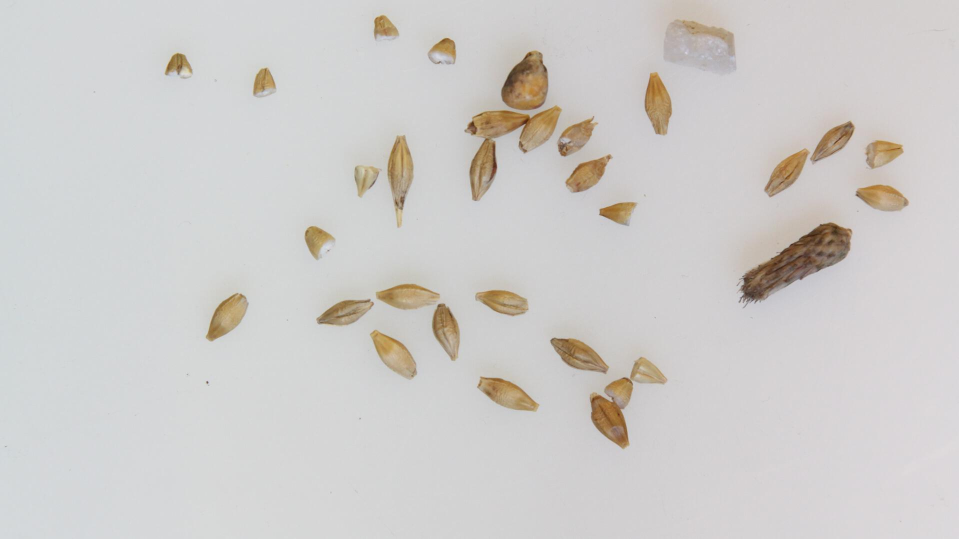
#> input picture 1/sIMG_2528.jpg, 1918 x 1077 px (shown at 1/2 size)
$ python src.py   (older library calls are emulated)
#> lines starting #> are read from the running program, lines starting #| are printed output that depends on the picture; after the words box and inside, x2 and y2 are one past the last pixel; in counts of white or black regions, pixels touching at a corner belong together
import cv2
import numpy as np
#import matplotlib
import matplotlib.pyplot as plt
#matplotlib.use('Agg')


def switch(argument):

    switcher = {
        0: '/Users/michal/XcodeProjects/OpenCVTempl/opencv_templ/lena.png',
        1: '1/sIMG_2528.jpg',
        2: '1/sIMG_2529.jpg',
        3: '1/sIMG_2530.jpg',
        4: '1/sIMG_2531.jpg',
        5: '1/sIMG_2532.jpg',
        6: '1/sIMG_2533.jpg',
    }
    return switcher.get(argument)


def negative(array):

    for i in range(0, len(array)):
        for j in range(0, len(array[i])):
            if array[i][j] == 250:
                array[i][j] = 0
            else:
                array[i][j] = 250
    return array


def plot_step_by_step(images, name):

    img_start = images[0]
    img_blurred = images[1]
    img_thresholded = images[2]
    img_opened = images[3]
    img_contoured = images[4]
    img_final = images[5]
    img_final = img_final[:, :, ::-1]  # zmiana BGR (openCV) na RGB (matplotlib)

    fig = plt.figure()
    plt.subplots_adjust(left=0.05, bottom=0.05, right=0.95, top=0.95,
                    wspace=0.05, hspace=0.05)

    plt.subplot(231), plt.imshow(img_start, cmap='gray', interpolation='bicubic'), plt.title('1, Orginal')
    plt.xticks([]), plt.yticks([])  # to hide tick values on X and Y axis

    plt.subplot(232), plt.imshow(img_blurred, cmap='gray', interpolation='bicubic'), plt.title('2. Blurred')
    plt.xticks([]), plt.yticks([])

    plt.subplot(233), plt.imshow(img_thresholded, cmap='gray', interpolation='bicubic'), plt.title('2. Thresholded')
    plt.xticks([]), plt.yticks([])

    plt.subplot(234), plt.imshow(img_opened, cmap='gray', interpolation='bicubic'), plt.title('4. Opened')
    plt.xticks([]), plt.yticks([])

    plt.subplot(235), plt.imshow(img_contoured, cmap='gray', interpolation='bicubic'), plt.title('5. Contoured')
    plt.xticks([]), plt.yticks([])

    plt.subplot(236), plt.imshow(img_final, cmap='cool', interpolation='bicubic'), plt.title('6. Final')
    plt.xticks([]), plt.yticks([])

    name = "results/algorithm" + str(name)
    plt.savefig(name)
    plt.close(fig)


def plot_final(image, name):

    image = image[:, :, ::-1]  # zmiana BGR (openCV) na RGB (matplotlib)
    fig = plt.figure()
    plt.imshow(image, cmap='cool', interpolation='bicubic'), plt.title('Result of recognition')
    plt.xticks([]), plt.yticks([])
    fig.tight_layout()
    name = "results/final" + str(name)
    plt.savefig(name, dpi=500)
    plt.close(fig)


def main(snapshot):

#> called with snapshot = 1
    font = cv2.FONT_HERSHEY_SIMPLEX

    img = cv2.imread(switch(snapshot), 0)
#> img: shape (1077, 1918); min 35, max 223, mean 204.8
    img_colour = cv2.imread(switch(snapshot), 1)
#> img_colour is the input picture: shape (1077, 1918, 3); mean B, G, R 202.3, 204.3, 206.6

    height, width = img.shape[:2]
#> height = 1077; width = 1918
    if width > 800:
        ratio = (width-800)/width
#> ratio = 0.583
        height = int(ratio*height)
#> height = 627
        width = int(ratio*width)
#> width = 1118
        img = cv2.resize(img, (width, height), interpolation = cv2.INTER_CUBIC)
#> img: shape (627, 1118)
        img_colour = cv2.resize(img_colour, (width, height), interpolation = cv2.INTER_CUBIC)
#> img_colour: shape (627, 1118, 3)
    # cv2.imshow('Bazowy',img_colour)
    # cv2.waitKey(0)

    blur = np.array(img)
    blur = cv2.GaussianBlur(blur, (15, 15), 0)
    # cv2.imshow('wygladzony',blur)
    # cv2.waitKey(0)

    ret, thresh = cv2.threshold(blur, 127, 250, cv2.THRESH_OTSU)
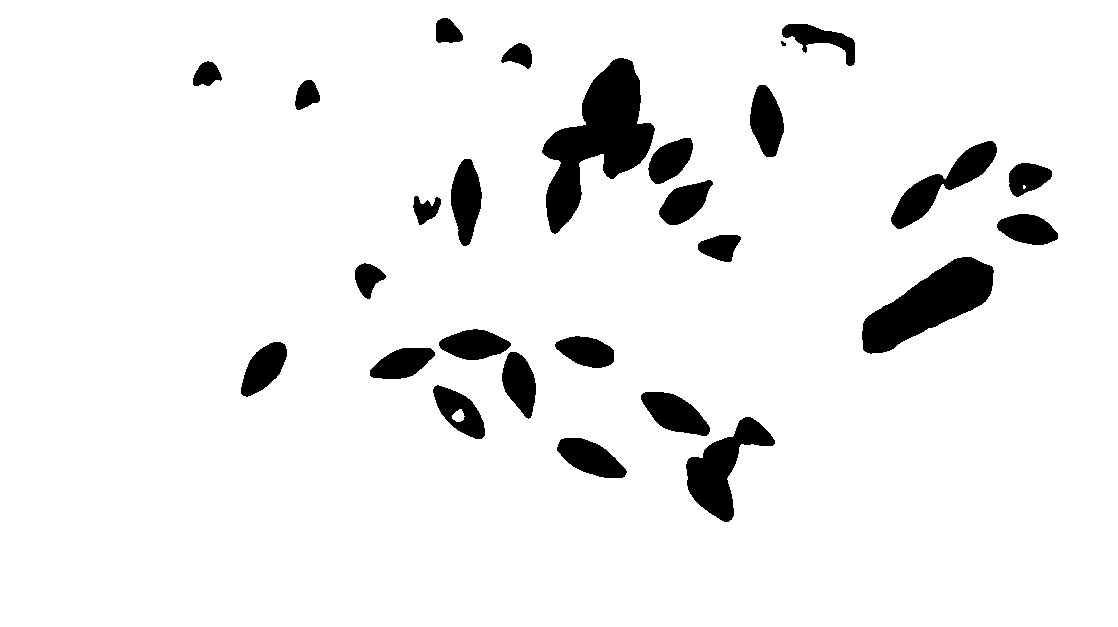
#> thresh: shape (627, 1118); values 0 (black) and 250 (white), 93.2% white; 27 black regions (1 under 20 px), largest, box (x1, y1, x2, y2) and area: (542, 58, 655, 234) 8864, (862, 257, 994, 354) 6261, (686, 417, 775, 522) 3783
#> ret = 176
    # cv2.imshow('progowany',thresh)
    # cv2.waitKey(0)

    thresh = negative(thresh)
    kernel1 = np.ones((5, 5), np.uint8)  # noise removal
    opening = cv2.erode(thresh, kernel1, iterations=1)
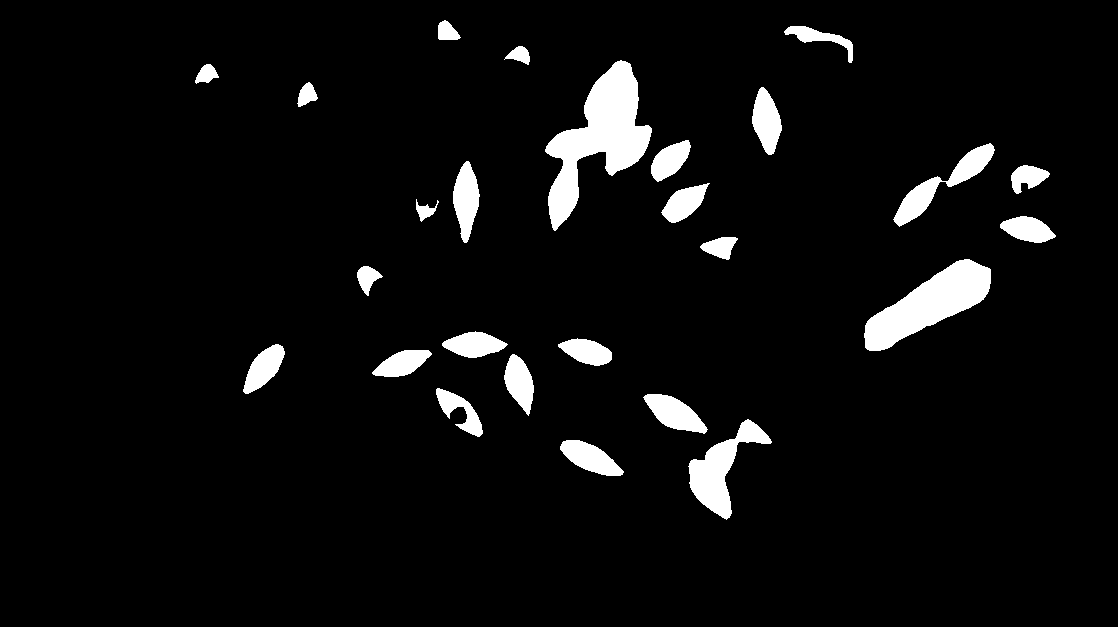
#> opening: shape (627, 1118); values 0 (black) and 250 (white), 5.2% white; 26 white regions, largest, box (x1, y1, x2, y2) and area: (545, 60, 652, 231) 7517, (864, 259, 991, 351) 5364, (688, 419, 772, 520) 2975
    opening = cv2.morphologyEx(opening, cv2.MORPH_OPEN, kernel1, iterations=1)
#> opening: shape (627, 1118); values 0 (black) and 250 (white), 5.2% white; 27 white regions, largest, box (x1, y1, x2, y2) and area: (546, 61, 652, 229) 7493, (864, 259, 991, 351) 5364, (689, 420, 771, 518) 2950
    opening = negative(opening)
#> after the loop in negative (call 2), `for i in range(0, len(array)):`:
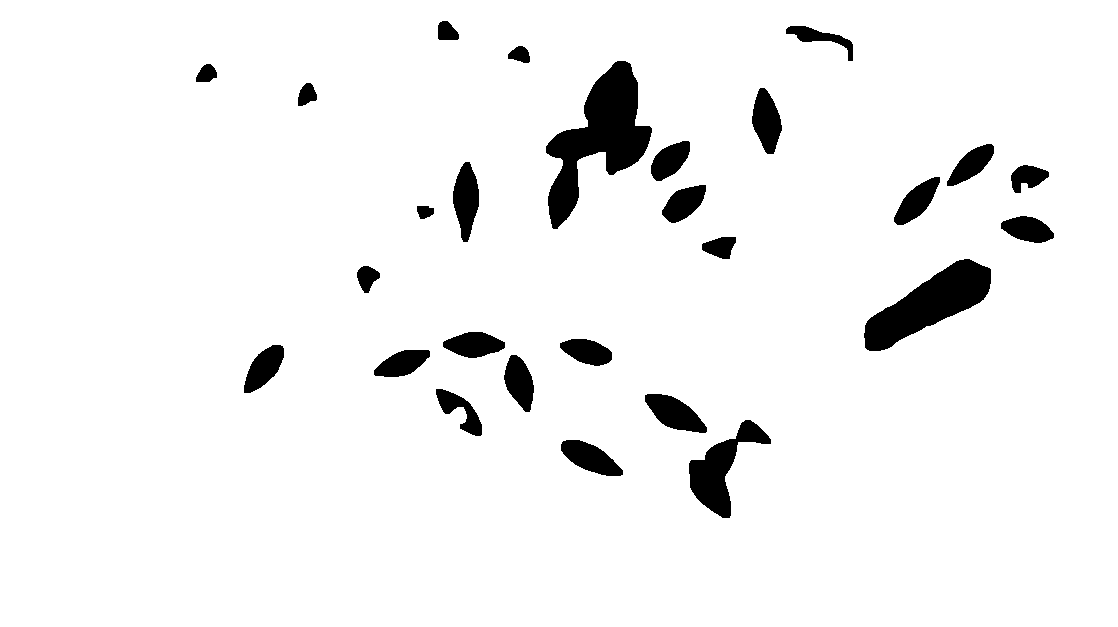
#> array: shape (627, 1118); values 0 (black) and 250 (white), 94.8% white; 27 black regions
    # cv2.imshow('dylatacja+erozja', opening)
    # cv2.waitKey(0)

    _, contours, hierarchy = cv2.findContours(opening, 1, 2)  # (_, mode, method)
#> contours = 28 contours; largest, box (x1, y1, x2, y2) and area: (0, 0, 1118, 627) 699242, (545, 60, 653, 230) 7732, (863, 258, 992, 352) 5514, (688, 419, 772, 519) 3090, (452, 161, 480, 243) 1478
    contoured = np.array(img)
    cv2.drawContours(contoured, contours, -1, (0, 255, 0), 3)
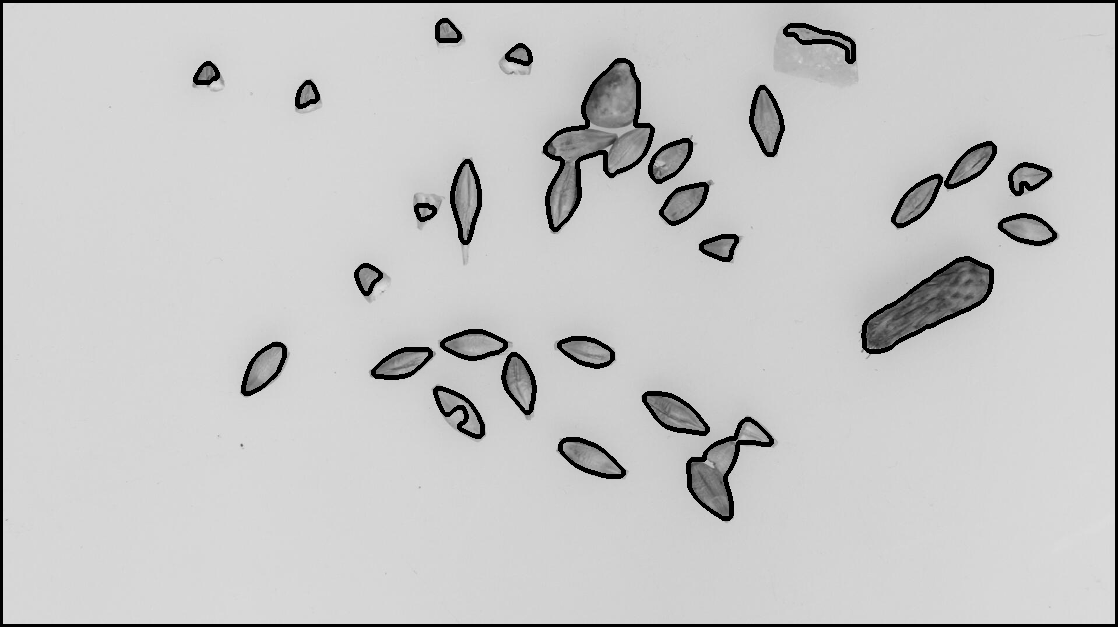
#> contoured: shape (627, 1118); min 0, max 222, mean 197.5
    # cv2.imshow('kontury',contoured)
    # cv2.waitKey(0)

    n_barley = 0;
    n_halves = 0;
    n_groups = 0;
    for i in contours:
        size, _, _ = np.shape(i)
        if size > 5:
            ellipse = cv2.fitEllipse(i)
            area = cv2.contourArea(i)
            x, y, w, h = cv2.boundingRect(i)
            aspect_ratio = float(w) / h
            # text = "Area" + str(area) + "aspect" + str(aspect_ratio)
            '''assign ellipse to class'''
            if 900 < area < 1500:
                n_barley += 1
                cv2.ellipse(img_colour, ellipse, (0, 255, 0), 2)
            elif area <= 900:
                n_halves += 1
                cv2.ellipse(img_colour, ellipse,  (0, 255, 255), 2)
            elif 1500 < area < 8000:
                n_groups += 1
                cv2.ellipse(img_colour, ellipse, (0, 0, 255), 2)
#> this loop made 28 passes
#> (size, ellipse, area, x, y, w, h, aspect_ratio) on passes 1 to 9: (62, ((589.9, 457.5), (25.97, 68.55), 115.9), 1357.5, 560, 439, 64, 38, 1.68), (115, ((726.7, 469.3), (62, 99.8), 39.88), 3090, 688, 419, 84, 100, 0.84), (60, ((674.3, 413.1), (28.74, 67.27), 120.2), 1471, 644, 393, 64, 41, 1.56), (93, ((459, 411.1), (24.4, 60.76), 134.7), 970, 435, 388, 48, 49, 0.98), (62, ((519.1, 382.5), (27.39, 56.74), 164.4), 1187, 503, 354, 32, 59, 0.542), (40, ((402.1, 363), (24.5, 58.53), 67.13), 1064, 373, 349, 58, 29, 2), (70, ((263.8, 367.4), (25.85, 57.95), 37.4), 1170.5, 243, 344, 42, 50, 0.84), (56, ((587, 351.3), (24.57, 53.93), 106.3), 1027.5, 559, 338, 54, 29, 1.86), (82, ((473.7, 344.4), (24.96, 59.24), 90.03), 1186.5, 442, 331, 64, 28, 2.29)
#> (i, size) on pass 28: ([[0, 0], [0, 626], [1117, 626], [1117, 0]], 4)
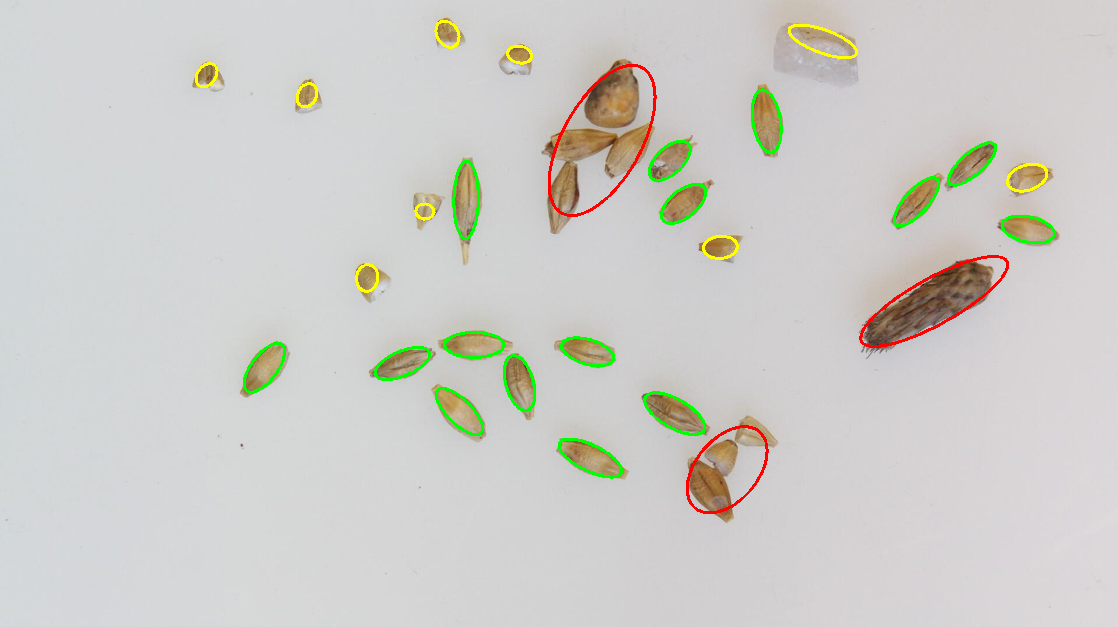
#> img_colour: shape (627, 1118, 3); mean B, G, R 200.1, 204.9, 205.6
#> after the loop, n_barley = 15; n_groups = 3; n_halves = 9

    cv2.putText(img_colour, "Recognised " + str(n_barley) + " barley seeds", (width-370, height-80),
                font, 0.65, (0, 0, 0), 1)
    cv2.putText(img_colour, "Recognised " + str(n_halves) + " halves barley seeds", (width - 370, height - 55),
                font, 0.65, (0, 0, 0), 1)
    cv2.putText(img_colour, "Marked " + str(n_groups) + " other objects", (width-370, height-30),
                font, 0.65, (0, 0, 0), 1)
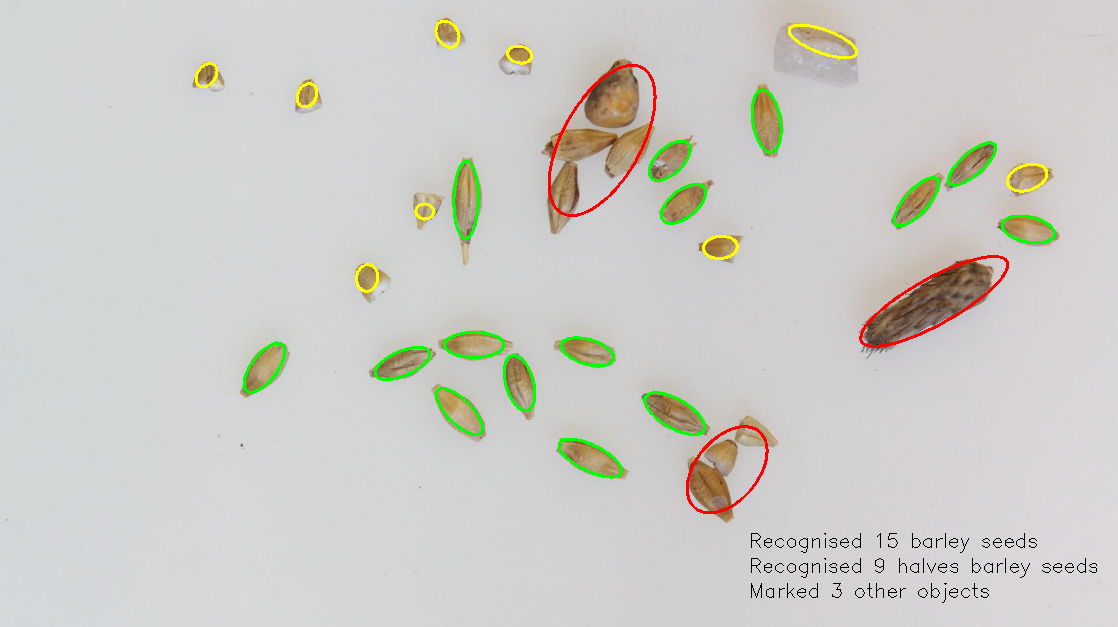
#> img_colour: shape (627, 1118, 3); mean B, G, R 199.6, 204.3, 205

    # cv2.imshow('image', img_colour)
    # cv2.waitKey(0)
    # cv2.destroyAllWindows()

    plot_step_by_step([img, blur, thresh, opening, contoured, img_colour], snapshot)
    plot_final(img_colour, snapshot)
    print("All done!")

if __name__ == "__main__":
    # execute only if run as a script
    main(1)
